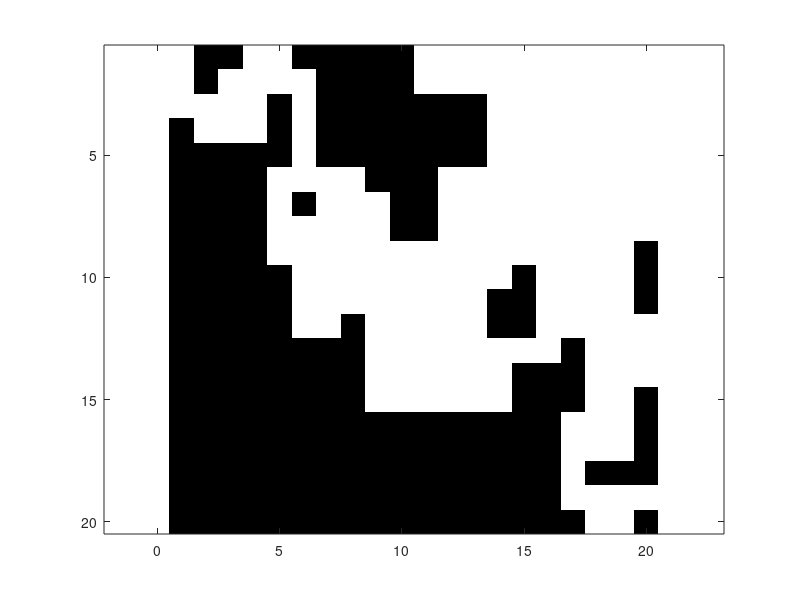

MATLAB code for this plot:
% Define the dimensions of the maze
maze_width = 20;
maze_height = 20;

% Create a matrix to represent the maze
maze = ones(maze_height, maze_width);

% Initialize the starting position of the maze
current_row = 1;
current_col = 1;

% Initialize a stack to keep track of visited cells
stack = [current_row, current_col];

% Recursively explore the maze
while ~(current_row == maze_height && current_col == maze_width)
    % Check the current cell
    maze(current_row, current_col) = 0;
    
    % Get the neighbors of the current cell
    neighbors = [current_row-1, current_col; current_row+1, current_col; current_row, current_col-1; current_row, current_col+1];
             
    % Filter out the neighbors that are outside the maze boundaries
    neighbors = neighbors(neighbors(:,1) > 0 & neighbors(:,1) <= maze_height & neighbors(:,2) > 0 & neighbors(:,2) <= maze_width, :);
    
    % Filter out the neighbors that have already been visited
    neighbors = neighbors(maze(sub2ind(size(maze), neighbors(:,1), neighbors(:,2)))==1, :);
    
    % If there are no unvisited neighbors, backtrack
    if isempty(neighbors)
        % Pop the last cell from the stack
        last_cell = stack(end,:);
        stack(end,:) = [];
        current_row = last_cell(1);
        current_col = last_cell(2);
    else
        % Choose a random unvisited neighbor
        neighbor_idx = randi(size(neighbors,1));
        next_row = neighbors(neighbor_idx,1);
        next_col = neighbors(neighbor_idx,2);
        
        % Push the current cell onto the stack
        stack = [stack; current_row, current_col];
        
        % Move to the chosen neighbor
        current_row = next_row;
        current_col = next_col;
    end
end

% Plot the maze
figure;
imagesc(maze);
colormap([1 1 1; 0 0 0]);
axis equal;
